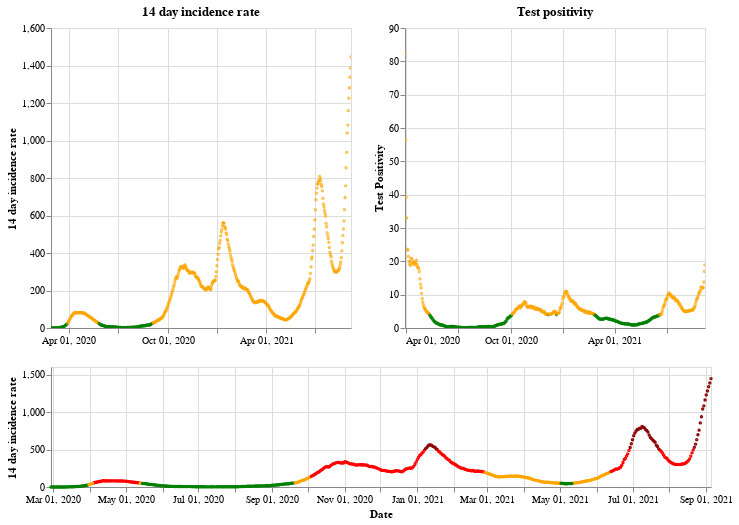

Notebook code cell kept with this figure:
### Markdown cell above
## Scotland

### Code cell
plot_traffic_light('Scotland')

### Figure 1 — Vega-Lite specification as saved in the notebook (floating-point values rounded to 4 significant figures; data arrays with more than 128 entries replaced by an {"elided": "..."} marker saying what was removed)
{"config": {"view": {"continuousWidth": 400, "continuousHeight": 300}}, "vconcat": [{"hconcat": [{"mark": {"type": "point", "size": 2}, "encoding": {"color": {"condition": {"value": "green", "test": "(datum.twoWeeklyCasesRate <= 25)"}, "value": "orange"}, "tooltip": [{"type": "nominal", "field": "areaName"}, {"type": "temporal", "field": "date"}, {"type": "quantitative", "field": "twoWeeklyCasesRate"}, {"type": "quantitative", "field": "testPositivity"}], "x": {"type": "temporal", "axis": {"title": ""}, "field": "date", "scale": {"domain": {"selection": "DateBrush"}}, "timeUnit": "yearmonthdate"}, "y": {"type": "quantitative", "axis": {"title": "14 day incidence rate"}, "field": "twoWeeklyCasesRate"}}, "title": "14 day incidence rate", "width": 300}, {"mark": {"type": "point", "size": 2}, "encoding": {"color": {"condition": {"value": "green", "test": "(datum.testPositivity <= 4)"}, "value": "orange"}, "tooltip": [{"type": "nominal", "field": "areaName"}, {"type": "temporal", "field": "date"}, {"type": "quantitative", "field": "twoWeeklyCasesRate"}, {"type": "quantitative", "field": "testPositivity"}], "x": {"type": "temporal", "axis": {"title": ""}, "field": "date", "scale": {"domain": {"selection": "DateBrush"}}, "timeUnit": "yearmonthdate"}, "y": {"type": "quantitative", "axis": {"title": "Test Positivity"}, "field": "testPositivity"}}, "title": "Test positivity", "width": 300}]}, {"layer": [{"mark": {"type": "point", "size": 2}, "encoding": {"color": {"condition": {"value": "orange", "test": "(((datum.testPositivity < 4) && (datum.twoWeeklyCasesRate >= 50)) && (datum.twoWeeklyCasesRate < 200))"}, "value": "red"}, "opacity": {"condition": {"value": 1, "test": "((datum.twoWeeklyCasesRate >= 50) && (datum.twoWeeklyCasesRate < 500))"}, "value": 0}, "tooltip": [{"type": "nominal", "field": "areaName"}, {"type": "temporal", "field": "date"}, {"type": "quantitative", "field": "twoWeeklyCasesRate"}, {"type": "quantitative", "field": "testPositivity"}], "x": {"type": "temporal", "axis": {"title": "Date"}, "field": "date", "timeUnit": "yearmonthdate"}, "y": {"type": "quantitative", "axis": {"title": "14 day incidence rate"}, "field": "twoWeeklyCasesRate"}}, "selection": {"DateBrush": {"type": "interval", "encodings": ["x"], "fields": ["Time"]}}}, {"mark": {"type": "point", "size": 2}, "encoding": {"color": {"value": "darkred"}, "opacity": {"condition": {"value": 1, "test": "(datum.twoWeeklyCasesRate >= 500)"}, "value": 0}, "tooltip": [{"type": "nominal", "field": "areaName"}, {"type": "temporal", "field": "date"}, {"type": "quantitative", "field": "twoWeeklyCasesRate"}, {"type": "quantitative", "field": "testPositivity"}], "x": {"type": "temporal", "axis": {"title": "Date"}, "field": "date", "timeUnit": "yearmonthdate"}, "y": {"type": "quantitative", "axis": {"title": "14 day incidence rate"}, "field": "twoWeeklyCasesRate"}}}, {"mark": {"type": "point", "size": 2}, "encoding": {"color": {"condition": {"value": "green", "test": "((datum.testPositivity < 4) && (datum.twoWeeklyCasesRate < 50))"}, "value": "orange"}, "opacity": {"condition": {"value": 1, "test": "(datum.twoWeeklyCasesRate < 50)"}, "value": 0}, "tooltip": [{"type": "nominal", "field": "areaName"}, {"type": "temporal", "field": "date"}, {"type": "quantitative", "field": "twoWeeklyCasesRate"}, {"type": "quantitative", "field": "testPositivity"}], "x": {"type": "temporal", "axis": {"title": "Date"}, "field": "date", "timeUnit": "yearmonthdate"}, "y": {"type": "quantitative", "axis": {"title": "14 day incidence rate"}, "field": "twoWeeklyCasesRate"}}}], "height": 120, "width": 660}], "data": {"name": "data-290be4d618f2c1ff339c79e9d25c49f2"}, "$schema": "https://vega.github.io/schema/vega-lite/v4.8.1.json", "datasets": {"data-290be4d618f2c1ff339c79e9d25c49f2": {"elided": "556 records"}}}
